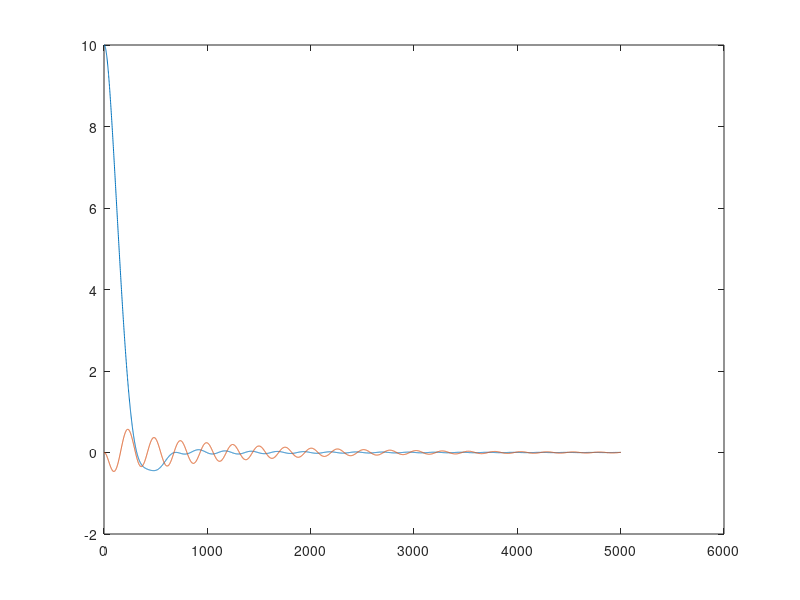
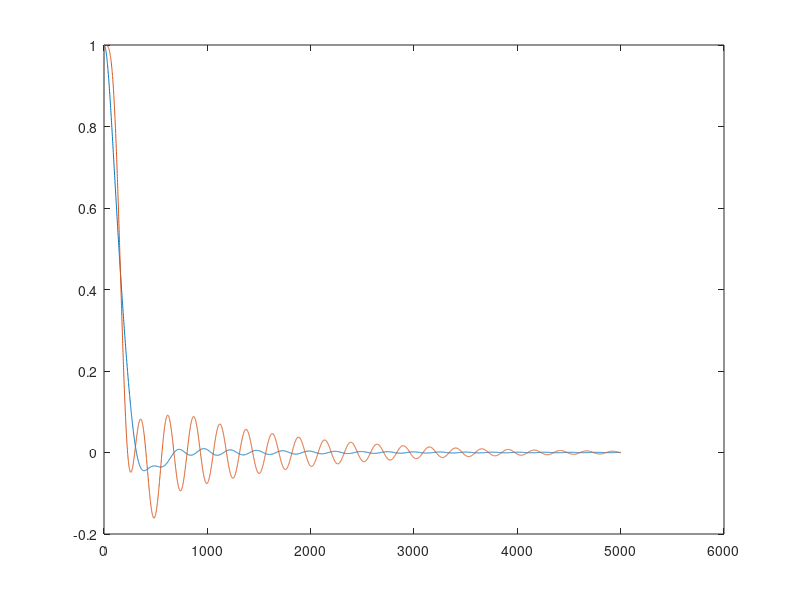

These charts were generated, in order, by the following MATLAB code:
J = 100;
wc = 0.1;
zc = 0.7;
Kp = J*wc*wc;
Kr = J*2*zc*wc;

alpha = 1.1;
wf = diag([0 0.25]);
zf = diag([0 0.01]);
PHI = 1/sqrt(J)*[1 sqrt(alpha-1); 1 -sqrt(1/(alpha-1))];

Nt=5001;
th = zeros(2,Nt);
thdot = zeros(2,Nt);
eta = zeros(2,Nt);
etadot = zeros(2,Nt);
T = zeros(2,Nt);
N = zeros(2,Nt);

dt = 0.1;

th(:,1) = [1 1]';
eta(:,1) = inv(PHI)*th(:,1);

for k=1:Nt,
   N(:,k) = PHI'*T(:,k);
   acc = N(:,k) - 2*zf*wf*etadot(:,k) - wf*wf*eta(:,k);
   eta(:,k+1) = eta(:,k) + etadot(:,k)*dt + 0.5*acc*dt*dt;
   etadot(:,k+1) = etadot(:,k) + acc*dt;
   th(:,k) = PHI*eta(:,k);
   thdot(:,k) = PHI*etadot(:,k);
   T(1,k+1) = -Kr*thdot(1,k)-Kp*th(1,k);
end

figure(1)
plot(eta')

figure(2)
plot(th')

